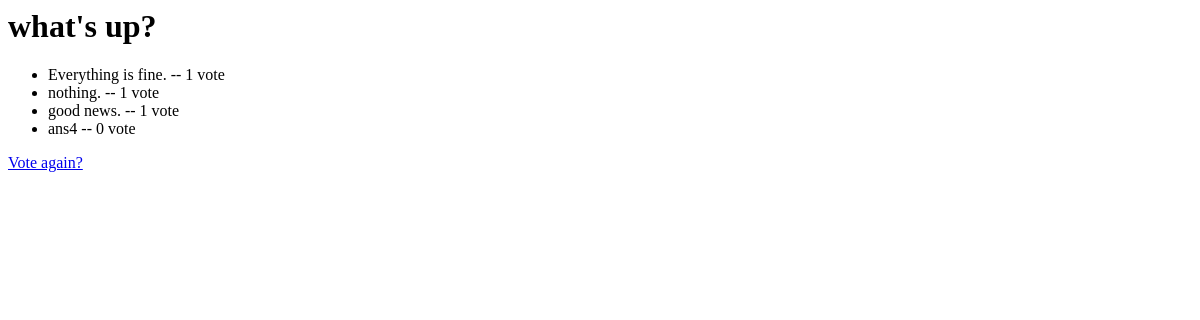
Before: /1/results/ with the older database file.
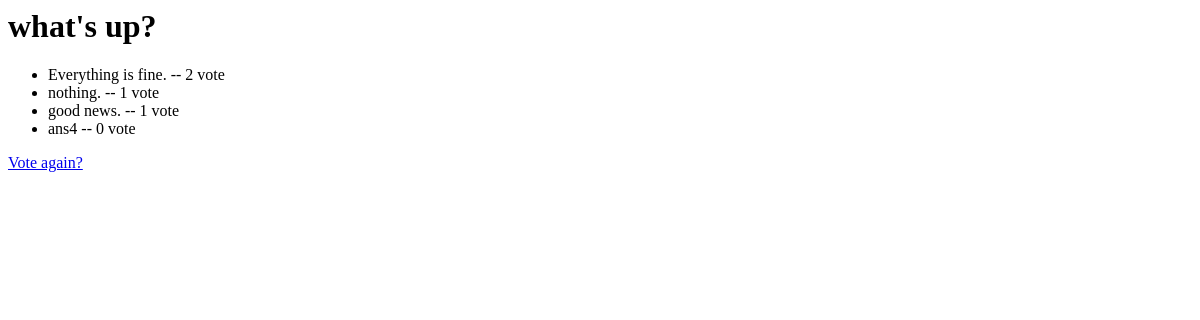
After: the same page with the newer database file.
### polls/models.py (models this page shows, shortened)
class Question(models.Model):
    question_text = models.CharField(max_length=200)
    pub_date = models.DateTimeField("date published")

class Choice(models.Model):
    question = models.ForeignKey(Question, on_delete=models.CASCADE)
    choice_text = models.CharField(max_length=200)
    votes = models.IntegerField(default=0)

### polls/views.py (the view)
# urls.py: path("<int:pk>/results/", views.ResultView.as_view(), name="results"),
class ResultView(generic.DetailView):
    model = Question
    template_name = "polls/results.html"

### polls/templates/polls/results.html
<h1>{{ question.question_text }}</h1>
<ul>
  {% for choice in question.choice_set.all %}
    <li>{{ choice.choice_text }} -- {{ choice.votes }} vote {{ choice.votes.pluraize }}</li>
  {%endfor%}
</ul>
<a href="{% url 'polls:index' %}">Vote again?</a>

Changed rows visible on the page:
changed Choice "Everything is fine.": votes "1" → "2"
